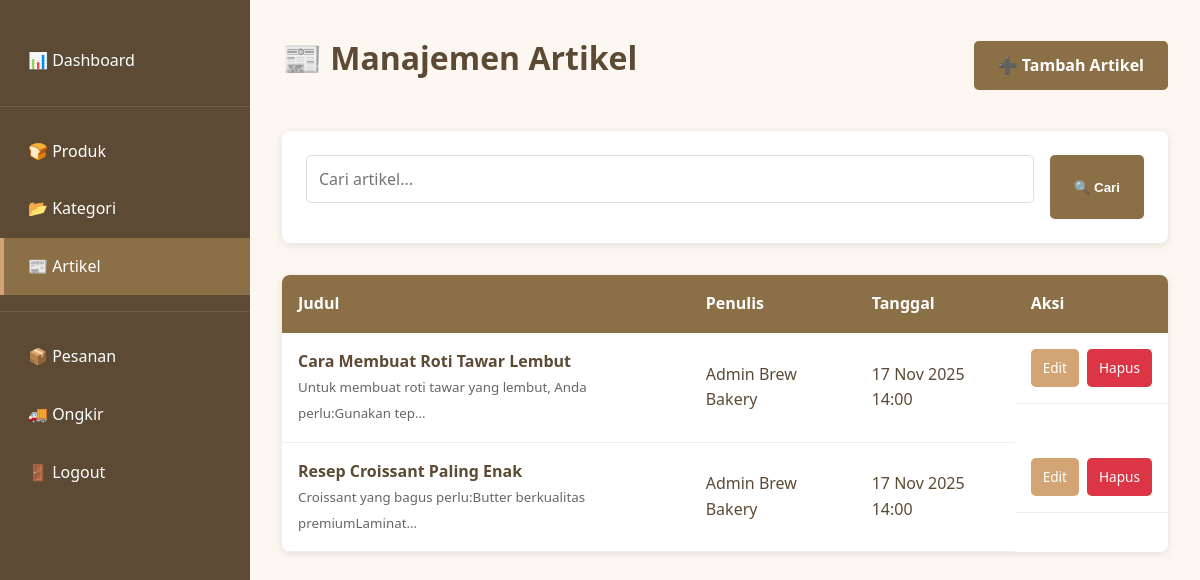
/admin/articles/index.php (signed in), run on the app's committed database.
### tables this page shows
CREATE TABLE `articles` (
  `id` int(11) NOT NULL,
  `judul` varchar(255) NOT NULL,
  `deskripsi` text DEFAULT NULL,
  `isi` longtext NOT NULL,
  `foto` varchar(255) DEFAULT NULL,
  `created_by` int(11) NOT NULL,
  `created_at` timestamp NOT NULL DEFAULT current_timestamp(),
  `updated_at` timestamp NOT NULL DEFAULT current_timestamp() ON UPDATE current_timestamp()
);

### includes/functions.php (called while the page is built, shortened)
<?php
function formatDate($date) {
    return date('d M Y H:i', strtotime($date));
}
?>

### admin/articles/index.php (the view, shortened to what this page needs)
<?php
require_once __DIR__ . '/../../includes/functions.php';
require_once __DIR__ . '/../../includes/auth-check.php';
$page = isset($_GET['page']) ? (int)$_GET['page'] : 1;
$search = isset($_GET['search']) ? sanitize($_GET['search']) : '';
$per_page = 10;
$offset = ($page - 1) * $per_page;
$where = "1=1";
$params = [];
$types = "";
$article_query = "SELECT a.*, ad.nama FROM articles a
                  JOIN admins ad ON a.created_by = ad.id
                  WHERE $where
                  ORDER BY a.created_at DESC
                  LIMIT ? OFFSET ?";
$params[] = $per_page;
$params[] = $offset;
$types .= "ii";
$stmt = $conn->prepare($article_query);
if ($params) {
    $stmt->bind_param($types, ...$params);
}
$stmt->execute();
$articles = $stmt->get_result()->fetch_all(MYSQLI_ASSOC);
?>
<!DOCTYPE html>
<html lang="id">
<head>
    <link rel="stylesheet" href="<?php echo BASE_URL; ?>assets/css/style.css">
</head>
<body>
    <div style="display: flex;">
        <?php include __DIR__ . '/../includes/sidebar.php'; ?>
        <div class="admin-content">
            <div class="content-header">
                <h1>📰 Manajemen Artikel</h1>
                <a href="<?php echo ADMIN_URL; ?>articles/add.php" class="btn-add">➕ Tambah Artikel</a>
            </div>
            <div class="search-section">
                <form method="GET" action="" class="search-form">
                    <input type="text" name="search" placeholder="Cari artikel..." value="<?php echo htmlspecialchars($search); ?>">
                    <button type="submit">🔍 Cari</button>
                </form>
            </div>
            <?php if (count($articles) > 0): ?>
            <table class="articles-table">
                <thead>
                    <tr>
                        <th>Judul</th>
                        <th>Penulis</th>
                        <th>Tanggal</th>
                        <th>Aksi</th>
                    </tr>
                </thead>
                <tbody>
                    <?php foreach ($articles as $article): ?>
                    <tr>
                        <td>
                            <strong><?php echo htmlspecialchars($article['judul']); ?></strong><br>
                            <small style="color: #666;"><?php echo htmlspecialchars(substr(strip_tags($article['isi']), 0, 60)); ?>...</small>
                        </td>
                        <td><?php echo htmlspecialchars($article['nama']); ?></td>
                        <td><?php echo formatDate($article['created_at']); ?></td>
                        <td style="display: flex; gap: 0.5rem;">
                            <a href="<?php echo ADMIN_URL; ?>articles/edit.php?id=<?php echo $article['id']; ?>" class="btn-edit">Edit</a>
                            <a href="<?php echo ADMIN_URL; ?>articles/delete.php?id=<?php echo $article['id']; ?>" class="btn-delete" onclick="return confirm('Yakin ingin menghapus artikel ini?')">Hapus</a>
                        </td>
                    </tr>
                    <?php endforeach; ?>
                </tbody>
            </table>
            <?php endif; ?>
        </div>
    </div>
</body>
</html>

### assets/css/style.css (style rules this page uses)
:root { --primary: #8B6F47; --secondary: #D4A574; --accent: #F5E6D3; --dark: #5C4A35; --light: #FDF7F1; --success: #28a745; --danger: #dc3545; --warning: #ffc107; --info: #17a2b8; }
* { margin: 0; padding: 0; box-sizing: border-box; }
html, body { height: 100%; font-family: 'Segoe UI', Tahoma, Geneva, Verdana, sans-serif; }
body { background-color: var(--light); color: var(--dark); line-height: 1.6; }
h1, h2, h3, h4, h5, h6 { color: var(--dark); margin-bottom: 1rem; font-weight: 600; }
a { color: var(--primary); text-decoration: none; transition: color 0.3s; }
input[type="text"], input[type="email"], input[type="password"], input[type="number"], input[type="date"], input[type="tel"], textarea, select { width: 100%; padding: 0.75rem; margin-bottom: 1rem; border: 1px solid #ddd; border-radius: 0.5rem; font-family: inherit; font-size: 1rem; transition: border-color 0.3s; }

### admin/articles/index.php (style rules this page uses)
.admin-content { padding: 2rem; flex: 1; }
.content-header { display: flex; justify-content: space-between; align-items: center; margin-bottom: 2rem; }
.search-section { background: white; padding: 1.5rem; border-radius: 0.5rem; box-shadow: 0 2px 8px rgba(0, 0, 0, 0.1); margin-bottom: 2rem; }
.search-form { display: flex; gap: 1rem; }
.search-form input { flex: 1; padding: 0.75rem; border: 1px solid #ddd; border-radius: 0.3rem; }
.search-form button { padding: 0.75rem 1.5rem; background-color: var(--primary); color: white; border: none; border-radius: 0.3rem; cursor: pointer; font-weight: 600; }
.btn-add { background-color: var(--primary); color: white; padding: 0.75rem 1.5rem; text-decoration: none; border-radius: 0.3rem; font-weight: 600; }
.articles-table { width: 100%; border-collapse: collapse; background: white; box-shadow: 0 2px 8px rgba(0, 0, 0, 0.1); border-radius: 0.5rem; overflow: hidden; }
.articles-table th { background-color: var(--primary); color: white; padding: 1rem; text-align: left; }
.articles-table td { padding: 1rem; border-bottom: 1px solid #eee; }
.btn-edit, .btn-delete { padding: 0.5rem 0.75rem; border: none; border-radius: 0.3rem; cursor: pointer; text-decoration: none; font-size: 0.85rem; font-weight: 500; }
.btn-edit { background-color: var(--secondary); color: white; }
.btn-delete { background-color: #dc3545; color: white; }

### data on the page
articles: judul "Cara Membuat Roti Tawar Lembut", isi "Untuk membuat roti tawar yang lembut, Anda perlu:Gunakan tep", created_by.nama "Admin Brew Bakery", created_at "17 Nov 2025 14:00"
articles: judul "Resep Croissant Paling Enak", isi "Croissant yang bagus perlu:Butter berkualitas premiumLaminat", created_by.nama "Admin Brew Bakery", created_at "17 Nov 2025 14:00"
